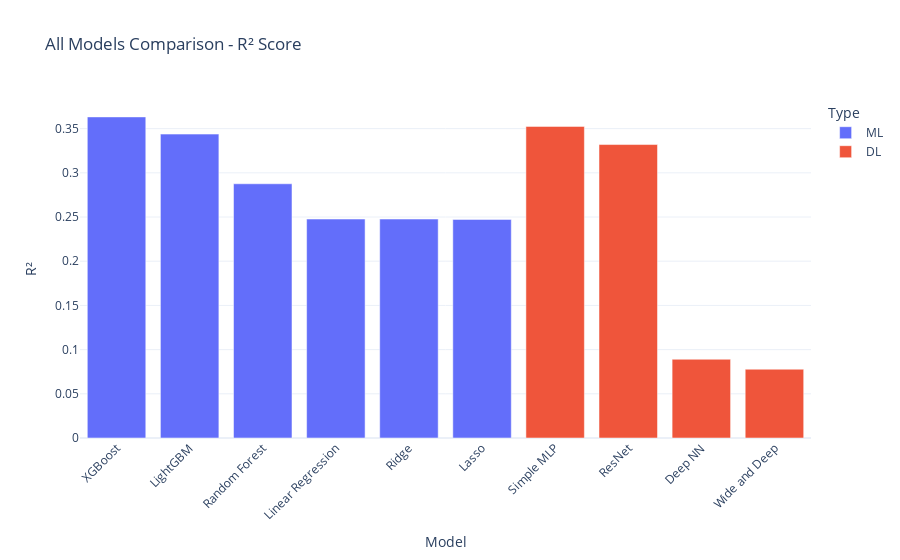

Notebook cell for this chart:
### Code cell
fig = px.bar(
    results_df,
    x='Model',
    y='R²',
    color='Type',
    title='All Models Comparison - R² Score',
    color_discrete_map={'ML': '#636EFA', 'DL': '#EF553B'}
)
fig.update_layout(template='plotly_white', xaxis_tickangle=-45)
fig.write_html('reports/figures/34_all_models_r2.html')
fig.show()

### Figure 1 — Plotly figure (JSON) as saved in the notebook; plotly's stock layout.template omitted (floating-point values rounded to 4 significant figures)
{"data": [{"hovertemplate": "Type=ML<br>Model=%{x}<br>R²=%{y}<extra></extra>", "legendgroup": "ML", "marker": {"color": "#636EFA", "pattern": {"shape": ""}}, "name": "ML", "orientation": "v", "showlegend": true, "textposition": "auto", "type": "bar", "x": ["XGBoost", "LightGBM", "Random Forest", "Linear Regression", "Ridge", "Lasso"], "xaxis": "x", "y": [0.3633, 0.3438, 0.2876, 0.2477, 0.2477, 0.2473], "yaxis": "y"}, {"hovertemplate": "Type=DL<br>Model=%{x}<br>R²=%{y}<extra></extra>", "legendgroup": "DL", "marker": {"color": "#EF553B", "pattern": {"shape": ""}}, "name": "DL", "orientation": "v", "showlegend": true, "textposition": "auto", "type": "bar", "x": ["Simple MLP", "ResNet", "Deep NN", "Wide and Deep"], "xaxis": "x", "y": [0.3525, 0.332, 0.08909, 0.07782], "yaxis": "y"}], "layout": {"barmode": "relative", "legend": {"title": {"text": "Type"}, "tracegroupgap": 0}, "title": {"text": "All Models Comparison - R² Score"}, "xaxis": {"anchor": "y", "domain": [0, 1], "tickangle": -45, "title": {"text": "Model"}}, "yaxis": {"anchor": "x", "domain": [0, 1], "title": {"text": "R²"}}}}
